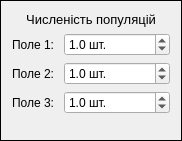
<?xml version="1.0" encoding="UTF-8"?>
<ui version="4.0">
 <class>PopulationSetFrame</class>
 <widget class="QFrame" name="PopulationSetFrame">
  <property name="geometry">
   <rect>
    <x>0</x>
    <y>0</y>
    <width>182</width>
    <height>141</height>
   </rect>
  </property>
  <property name="minimumSize">
   <size>
    <width>182</width>
    <height>120</height>
   </size>
  </property>
  <property name="maximumSize">
   <size>
    <width>182</width>
    <height>141</height>
   </size>
  </property>
  <property name="windowTitle">
   <string>Frame</string>
  </property>
  <property name="frameShape">
   <enum>QFrame::Panel</enum>
  </property>
  <property name="frameShadow">
   <enum>QFrame::Plain</enum>
  </property>
  <layout class="QFormLayout" name="formLayout">
   <item row="1" column="0">
    <widget class="QLabel" name="labelField1">
     <property name="text">
      <string>Поле 1: </string>
     </property>
     <property name="wordWrap">
      <bool>true</bool>
     </property>
    </widget>
   </item>
   <item row="1" column="1">
    <widget class="QDoubleSpinBox" name="dsbField1">
     <property name="suffix">
      <string> шт.</string>
     </property>
     <property name="decimals">
      <number>1</number>
     </property>
     <property name="maximum">
      <double>1000.000000000000000</double>
     </property>
     <property name="value">
      <double>1.000000000000000</double>
     </property>
    </widget>
   </item>
   <item row="2" column="0">
    <widget class="QLabel" name="labelField2">
     <property name="text">
      <string>Поле 2:</string>
     </property>
     <property name="wordWrap">
      <bool>true</bool>
     </property>
    </widget>
   </item>
   <item row="3" column="0">
    <widget class="QLabel" name="labelField3">
     <property name="text">
      <string>Поле 3:</string>
     </property>
     <property name="wordWrap">
      <bool>true</bool>
     </property>
    </widget>
   </item>
   <item row="5" column="0">
    <spacer name="verticalSpacer">
     <property name="orientation">
      <enum>Qt::Vertical</enum>
     </property>
     <property name="sizeHint" stdset="0">
      <size>
       <width>20</width>
       <height>40</height>
      </size>
     </property>
    </spacer>
   </item>
   <item row="5" column="1">
    <spacer name="verticalSpacer_2">
     <property name="orientation">
      <enum>Qt::Vertical</enum>
     </property>
     <property name="sizeHint" stdset="0">
      <size>
       <width>116</width>
       <height>40</height>
      </size>
     </property>
    </spacer>
   </item>
   <item row="2" column="1">
    <widget class="QDoubleSpinBox" name="dsbField2">
     <property name="suffix">
      <string> шт.</string>
     </property>
     <property name="decimals">
      <number>1</number>
     </property>
     <property name="maximum">
      <double>1000.000000000000000</double>
     </property>
     <property name="value">
      <double>1.000000000000000</double>
     </property>
    </widget>
   </item>
   <item row="3" column="1">
    <widget class="QDoubleSpinBox" name="dsbField3">
     <property name="suffix">
      <string> шт.</string>
     </property>
     <property name="decimals">
      <number>1</number>
     </property>
     <property name="maximum">
      <double>1000.000000000000000</double>
     </property>
     <property name="value">
      <double>1.000000000000000</double>
     </property>
    </widget>
   </item>
   <item row="0" column="0" colspan="2">
    <widget class="QLabel" name="label">
     <property name="font">
      <font>
       <pointsize>10</pointsize>
      </font>
     </property>
     <property name="text">
      <string>Численість популяцій</string>
     </property>
     <property name="alignment">
      <set>Qt::AlignCenter</set>
     </property>
    </widget>
   </item>
  </layout>
 </widget>
 <resources/>
 <connections/>
</ui>
